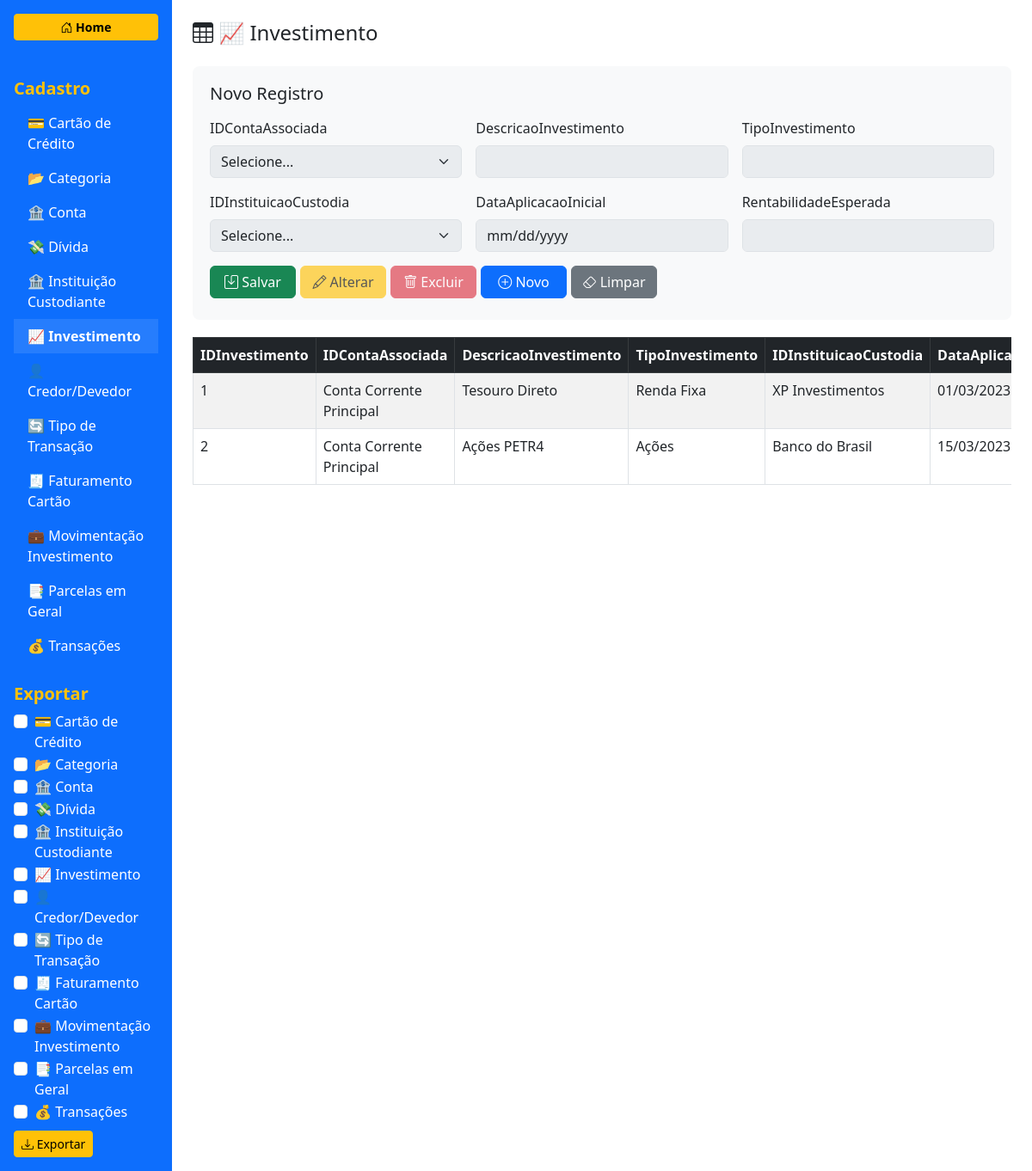
The app's page /?tabela=diminvestimento with its own data.
### tables this page shows
CREATE TABLE `diminvestimento` (
  `IDInvestimento` int(11) NOT NULL,
  `IDContaAssociada` int(11) DEFAULT NULL,
  `DescricaoInvestimento` text DEFAULT NULL,
  `TipoInvestimento` varchar(50) DEFAULT NULL,
  `IDInstituicaoCustodia` int(11) DEFAULT NULL,
  `DataAplicacaoInicial` date DEFAULT NULL,
  `RentabilidadeEsperada` decimal(5,2) DEFAULT NULL
);

### classes/DataManager.php (called while the page is built, shortened)
<?php
class DataManager {
    private $conn;
    public function __construct($conn) {
        $this->conn = $conn;
    }
    public function getTableSchemas(): array {
        $tables = [];
        $result = $this->conn->query("SHOW TABLES");
        while ($row = $result->fetch_array()) {
            $table = $row[0];
            $tables[$table] = $this->getTableColumns($table);
        }
        return $tables;
    }
    public function getTableColumns(string $table): array {
        $columns = [];
        $result = $this->conn->query("SHOW COLUMNS FROM `$table`");
        while ($row = $result->fetch_assoc()) {
            $columns[] = $row['Field'];
        }
        return $columns;
    }
    public function getData(string $table, int $limit = null): array {
        $sql = "SELECT * FROM `$table`";
        $result = $this->conn->query($sql);
        return $result->fetch_all(MYSQLI_ASSOC);
    }
    public function getPrimaryKey(string $table): ?string {
        $result = $this->conn->query("SHOW KEYS FROM `$table` WHERE Key_name = 'PRIMARY'");
        if ($row = $result->fetch_assoc()) {
            return $row['Column_name'];
        }
        return null;
    }
    public function getForeignKeys(string $table): array {
        $sql = "
            SELECT COLUMN_NAME, REFERENCED_TABLE_NAME, REFERENCED_COLUMN_NAME
            FROM information_schema.KEY_COLUMN_USAGE
            WHERE TABLE_SCHEMA = DATABASE()
            AND TABLE_NAME = '$table'
            AND REFERENCED_TABLE_NAME IS NOT NULL
        ";
        $result = $this->conn->query($sql);
        $fks = [];
        while ($row = $result->fetch_assoc()) {
            $fks[$row['COLUMN_NAME']] = [
                'referenced_table' => $row['REFERENCED_TABLE_NAME'],
                'referenced_column' => $row['REFERENCED_COLUMN_NAME']
            ];
        }
        return $fks;
    }
    public function getForeignKeyLabels(string $table): array {
        $labels = [];
        $fks = $this->getForeignKeys($table);
        foreach ($fks as $coluna => $info) {
            $referencedTable = $info['referenced_table'];
            $referencedColumn = $info['referenced_column'];
            if ($coluna === 'IDInstituicaoCustodia' && $referencedTable === 'diminstituicaocustodia') {
                $descColumn = 'NomeInstituicao';
            } elseif ($coluna === 'IDConta' && $referencedTable === 'dimconta') {
                $descColumn = 'NomeConta';
            } else {
                $descColumn = $this->getFirstTextColumn($referencedTable, $referencedColumn);
            }
            $result = $this->conn->query("SELECT `$referencedColumn`, `$descColumn` FROM `$referencedTable`");
            $map = [];
            while ($row = $result->fetch_assoc()) {
                $map[$row[$referencedColumn]] = $row[$descColumn];
            }
            $labels[$coluna] = $map;
        }
        return $labels;
    }
    private function getFirstTextColumn(string $table, string $except = ''): string {
        $result = $this->conn->query("SHOW COLUMNS FROM `$table`");
        while ($row = $result->fetch_assoc()) {
            if ($row['Field'] === $except) continue;
            if (stripos($row['Type'], 'varchar') !== false ||
                stripos($row['Type'], 'text') !== false ||
                stripos($row['Type'], 'char') !== false) {
                return $row['Field'];
            }
        }
        return $except;
    }
    public function isRequiredField(string $table, string $column): bool {
        if (strpos($column, 'ID') === 0 && $column === $this->getPrimaryKey($table)) {
            return false;
        }
        $result = $this->conn->query("SHOW COLUMNS FROM `$table` WHERE Field = '$column'");
        if ($row = $result->fetch_assoc()) {
            return $row['Null'] === 'NO' && empty($row['Default']);
        }
        return false;
    }
public function getForeignKeyData(string $table, string $fkColumn) {
    $fks = $this->getForeignKeys($table);
    if (!isset($fks[$fkColumn])) {
        return null;
    }
    $refTable = $fks[$fkColumn]['referenced_table'];
    $refColumn = $fks[$fkColumn]['referenced_column'];
    $descColumn = $this->getFirstTextColumn($refTable, $refColumn);
    $sql = "SELECT `$refColumn` as id, `$descColumn` as descricao FROM `$refTable` ORDER BY `$descColumn`";
    $result = $this->conn->query($sql);
    $data = [];
    while ($row = $result->fetch_assoc()) {
        $data[$row['id']] = $row['descricao'];
    }
    return $data;
}
 public function getFkDescription(string $table, string $fkColumn, $id) {
    $fks = $this->getForeignKeys($table);
    $refTable = $fks[$fkColumn]['referenced_table'];
    $refColumn = $fks[$fkColumn]['referenced_column'];
    $descColumn = $this->getFirstTextColumn($refTable, $refColumn);
    $sql = "SELECT `$descColumn` FROM `$refTable` WHERE `$refColumn` = ?";
    $stmt = $this->conn->prepare($sql);
    $stmt->bind_param('s', $id);
    $stmt->execute();
    $result = $stmt->get_result();
    if ($row = $result->fetch_assoc()) {
        return $row[$descColumn];
    }
    return $id;
}
    public function getFriendlyName(string $tabela): string {
        $mapa = [
            'dimcartaocredito' => '💳 Cartão de Crédito',
            'dimcategoria' => '📂 Categoria',
            'dimconta' => '🏦 Conta',
            'dimdivida' => '💸 Dívida',
            'diminstituicaocustodia' => '🏦 Instituição Custodiante',
            'diminvestimento' => '📈 Investimento',
            'dimpessoacredordevedor' => '👤 Credor/Devedor',
            'dimtempo' => '🗓️ Tempo',
            'dimtipotransacao' => '🔄 Tipo de Transação',
            'fatofaturacartao' => '🧾 Faturamento Cartão',
            'fatomovimentacaoinvestimento' => '💼 Movimentação Investimento',
            'fatoparcelas' => '📑 Parcelas em Geral',
            'fatotransacoes' => '💰 Transações'
        ];
        return $mapa[$tabela] ?? ucwords(str_replace(['_', '-'], ' ', $tabela));
    }
}

### index.php (the view, shortened to what this page needs)
<?php
require_once 'classes/DataManager.php';
try {
    $conn = new mysqli("localhost", "root", "", "controle_financeiro");
    $conn->set_charset("utf8");
    $manager = new DataManager($conn);
    $tabelas = $manager->getTableSchemas();
    $tabela = $_GET['tabela'] ?? array_key_first($tabelas);
    $colunas = $tabelas[$tabela] ?? [];
    $pk = $manager->getPrimaryKey($tabela);
    $fks = $manager->getForeignKeyLabels($tabela);
    $dados = $manager->getData($tabela);
} catch (Exception $e) {
    die("<div class='alert alert-danger m-3'>Erro no sistema: " . $e->getMessage() . "</div>");
}
function formatarData($valor) {
    try {
        return date('d/m/Y', strtotime($valor));
    } catch (Exception $e) {
        return $valor;
    }
}
?>
<!DOCTYPE html>
<html lang="pt-BR">
<head>
    <link href="https://cdn.jsdelivr.net/npm/bootstrap@5.3.0/dist/css/bootstrap.min.css" rel="stylesheet">
    <link href="https://cdn.jsdelivr.net/npm/bootstrap-icons@1.10.0/font/bootstrap-icons.css" rel="stylesheet">
</head>
<body>
<div class="container-fluid">
    <div class="row">
        <div class="col-md-2 sidebar text-white p-3">
            <div class="text-center mb-4">
                <a href="index.php" class="btn btn-warning btn-sm btn-home">
                    <i class="bi bi-house-door"></i> Home
                </a>
            </div>
            <h5 class="menu-title">Cadastro</h5>
            <nav class="nav flex-column">
                <?php foreach (array_keys($tabelas) as $tab): ?>
                    <a href="?tabela=<?= htmlspecialchars($tab) ?>"
                       class="nav-link text-white <?= $tab === $tabela ? 'active' : '' ?>">
                        <?= htmlspecialchars($manager->getFriendlyName($tab)) ?>
                    </a>
                <?php endforeach; ?>
            </nav>
            <h5 class="menu-title mt-4">Exportar</h5>
            <form method="post" id="exportForm">
                <?php foreach (array_keys($tabelas) as $tab): ?>
                    <div class="form-check">
                        <input class="form-check-input" type="checkbox"
                               name="tabelas_exportar[]"
                               value="<?= htmlspecialchars($tab) ?>"
                               id="check_<?= htmlspecialchars($tab) ?>">
                        <label class="form-check-label text-white" for="check_<?= htmlspecialchars($tab) ?>">
                            <?= htmlspecialchars($manager->getFriendlyName($tab)) ?>
                        </label>
                    </div>
                <?php endforeach; ?>
                <button type="submit" class="btn btn-warning btn-sm mt-2">
                    <i class="bi bi-download"></i> Exportar
                </button>
            </form>
        </div>
        <div class="col-md-10 p-4 main-content">
            <h4 class="mb-4">
                <i class="bi bi-table"></i> <?= htmlspecialchars($manager->getFriendlyName($tabela)) ?>
            </h4>
            <div class="form-section">
                <h5 class="mb-3" id="formTitle">Novo Registro</h5>
                <form method="post" id="formDados" class="row g-3">
                   <?php foreach ($colunas as $col): ?>
    <?php if ($col === $pk) continue; ?>
    <div class="col-md-4">
        <label class="form-label <?= $manager->isRequiredField($tabela, $col) ? 'required-field' : '' ?>"
               for="input_<?= htmlspecialchars($col) ?>">
            <?= htmlspecialchars($col) ?>
        </label>
        <?php
        $isDecimalField = preg_match('/valor|preço|taxa|juros|limite|total|saldo/i', $col);
        $fkData = $manager->getForeignKeyData($tabela, $col);
        if ($fkData): ?>
            <select name="<?= htmlspecialchars($col) ?>"
                    id="input_<?= htmlspecialchars($col) ?>"
                    class="form-select"
                    <?= $manager->isRequiredField($tabela, $col) ? 'required' : '' ?>
                    data-fk="true">
                <option value="">Selecione...</option>
            </select>
                            <?php elseif (str_contains(strtolower($col), 'data')): ?>
                                <input type="date"
                                       name="<?= htmlspecialchars($col) ?>"
                                       id="input_<?= htmlspecialchars($col) ?>"
                                       class="form-control"
                                       <?= $manager->isRequiredField($tabela, $col) ? 'required' : '' ?>>
                            <?php else: ?>
                                <input type="text"
                                       name="<?= htmlspecialchars($col) ?>"
                                       id="input_<?= htmlspecialchars($col) ?>"
                                       class="form-control"
                                       <?= $manager->isRequiredField($tabela, $col) ? 'required' : '' ?>>
                            <?php endif; ?>
                        </div>
                    <?php endforeach; ?>
                    <div class="col-12 mt-3">
                        <div class="d-flex flex-wrap">
                            <button type="button" class="btn btn-success btn-action" onclick="salvarRegistro(this)" id="btnSalvar">
                                <i class="bi bi-save"></i> Salvar
                            </button>
                            <button type="button" class="btn btn-warning btn-action" onclick="prepararAlteracao()" id="btnAlterar" disabled>
                                <i class="bi bi-pencil"></i> Alterar
                            </button>
                            <button type="button" class="btn btn-danger btn-action" onclick="confirmarExclusao()" id="btnExcluir" disabled>
                                <i class="bi bi-trash"></i> Excluir
                            </button>
                            <button type="button" class="btn btn-primary btn-action" onclick="prepararNovo()" id="btnNovo">
                                <i class="bi bi-plus-circle"></i> Novo
                            </button>
                            <button type="button" class="btn btn-secondary btn-action" onclick="limparCampos()">
                                <i class="bi bi-eraser"></i> Limpar
                            </button>
                        </div>
                    </div>
                </form>
            </div>
            <div class="table-responsive">
                <table class="table table-bordered table-hover table-striped">
                    <thead class="table-dark">
                        <tr>
                            <?php foreach ($colunas as $col): ?>
                                <th><?= htmlspecialchars($col) ?></th>
                            <?php endforeach; ?>
                        </tr>
                    </thead>
                    <tbody>
 <?php foreach ($dados as $linha): ?>
    <tr onclick="selecionar(this)"
        data-id="<?= htmlspecialchars($linha[$pk] ?? '') ?>">
        <?php foreach ($colunas as $col): ?>
            <?php
            $val = $linha[$col] ?? '';
            $cellVal = $val;
            if (array_key_exists($col, $fks)) {
                $val = $manager->getFkDescription($tabela, $col, $val);
            }
            elseif (str_contains(strtolower($col), 'data')) {
                $val = formatarData($val);
            }
            elseif (preg_match('/valor|preço|taxa|juros|limite|total|saldo/i', $col)) {
                $val = number_format((float)$val, 2, ',', '.');
            }
            ?>
            <td data-col="<?= htmlspecialchars($col) ?>"
                data-id="<?= htmlspecialchars($cellVal) ?>">
                <?= htmlspecialchars((string)$val) ?>
            </td>
        <?php endforeach; ?>
    </tr>
<?php endforeach; ?>
                    </tbody>
                </table>
            </div>
        </div>
    </div>
</div>
</body>
</html>

### index.php (style rules this page uses)
body { font-family: 'Segoe UI', Tahoma, Geneva, Verdana, sans-serif; }
.sidebar { background-color: #0d6efd; min-height: 100vh; padding: 20px 0; }
.main-content { padding: 20px; }
.nav-link.active { font-weight: bold; background-color: rgba(255,255,255,0.1); }
.form-section { background-color: #f8f9fa; border-radius: 8px; padding: 20px; margin-bottom: 20px; }
.btn-action { min-width: 100px; margin-right: 5px; margin-bottom: 5px; }
.menu-title { color: #ffc107; font-weight: bold; }
.btn-home { margin-bottom: 20px; width: 100%; font-weight: bold; }

### records on screen
diminvestimento: IDInvestimento "1", val "Conta Corrente Principal", DescricaoInvestimento "Tesouro Direto", TipoInvestimento "Renda Fixa", val "XP Investimentos", DataAplicacaoInicial "01/03/2023"
diminvestimento: IDInvestimento "2", val "Conta Corrente Principal", DescricaoInvestimento "Ações PETR4", TipoInvestimento "Ações", val "Banco do Brasil", DataAplicacaoInicial "15/03/2023"

### other values on screen
$manager->getFriendlyName($tab) "💳 Cartão de Crédito"
$manager->getFriendlyName($tab) "📂 Categoria"
$manager->getFriendlyName($tab) "🏦 Conta"
$manager->getFriendlyName($tab) "💸 Dívida"
$manager->getFriendlyName($tab) "🏦 Instituição Custodiante"
$manager->getFriendlyName($tab) "📈 Investimento"
$manager->getFriendlyName($tab) "🔄 Tipo de Transação"
$manager->getFriendlyName($tab) "🧾 Faturamento Cartão"
$manager->getFriendlyName($tab) "💼 Movimentação Investimento"
$manager->getFriendlyName($tab) "📑 Parcelas em Geral"
$manager->getFriendlyName($tab) "💰 Transações"
$manager->getFriendlyName($tabela) "📈 Investimento"
$col "IDContaAssociada"
$col "DescricaoInvestimento"
$col "TipoInvestimento"
